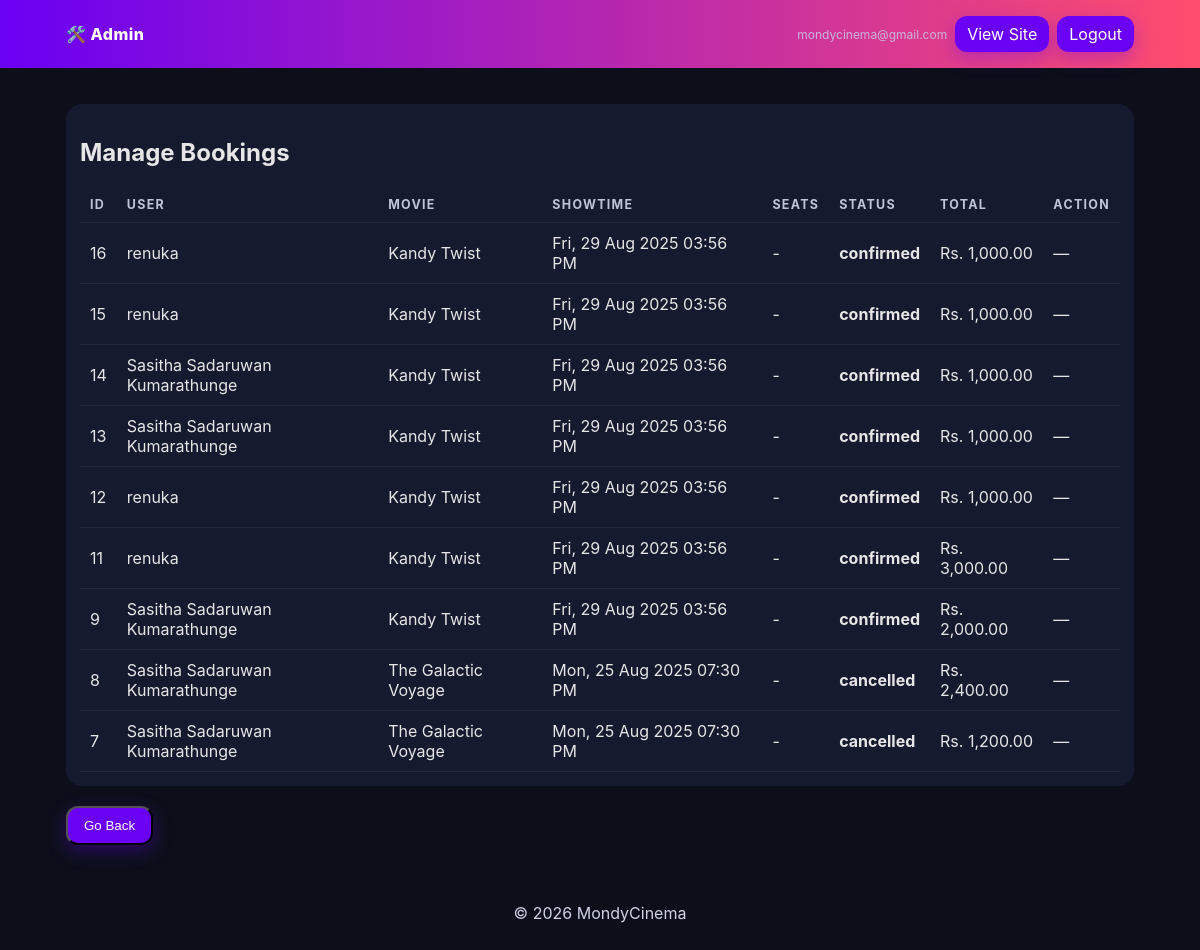
/admin_bookings.php (signed in), run on the app's committed database.
### tables this page shows
CREATE TABLE IF NOT EXISTS `bookings` (
  `id` int NOT NULL AUTO_INCREMENT,
  `user_id` int NOT NULL,
  `showtime_id` int NOT NULL,
  `qty` int NOT NULL DEFAULT '0',
  `status` enum('pending','confirmed','rejected','cancelled') DEFAULT 'pending',
  `total_price` decimal(10,2) NOT NULL DEFAULT '0.00',
  `processed_by_admin_id` int DEFAULT NULL,
  `decided_at` timestamp NULL DEFAULT NULL,
  `cancel_reason` varchar(255) DEFAULT NULL,
  `updated_at` timestamp NULL DEFAULT CURRENT_TIMESTAMP ON UPDATE CURRENT_TIMESTAMP,
  `created_at` timestamp NULL DEFAULT CURRENT_TIMESTAMP,
  PRIMARY KEY (`id`),
  KEY `idx_bookings_user` (`user_id`),
  KEY `idx_bookings_showtime` (`showtime_id`),
  KEY `idx_bookings_status` (`status`),
  KEY `fk_bookings_admin` (`processed_by_admin_id`),
  KEY `idx_bookings_user_created` (`user_id`,`created_at`)
);

CREATE TABLE IF NOT EXISTS `users` (
  `id` int NOT NULL AUTO_INCREMENT,
  `full_name` varchar(120) NOT NULL,
  `email` varchar(120) NOT NULL,
  `password_hash` varchar(255) NOT NULL,
  `phone` varchar(20) DEFAULT NULL,
  `created_at` timestamp NULL DEFAULT CURRENT_TIMESTAMP,
  `updated_at` timestamp NULL DEFAULT CURRENT_TIMESTAMP ON UPDATE CURRENT_TIMESTAMP,
  PRIMARY KEY (`id`),
  UNIQUE KEY `email` (`email`)
);

CREATE TABLE IF NOT EXISTS `movies` (
  `id` int NOT NULL AUTO_INCREMENT,
  `title` varchar(150) NOT NULL,
  `genre` varchar(80) DEFAULT NULL,
  `duration_min` int DEFAULT NULL,
  `rating` varchar(10) DEFAULT NULL,
  `description` text,
  `poster_url` varchar(255) DEFAULT NULL,
  `created_at` timestamp NULL DEFAULT CURRENT_TIMESTAMP,
  `updated_at` timestamp NULL DEFAULT CURRENT_TIMESTAMP ON UPDATE CURRENT_TIMESTAMP,
  `release_date` date DEFAULT NULL,
  PRIMARY KEY (`id`)
);

CREATE TABLE IF NOT EXISTS `showtimes` (
  `id` int NOT NULL AUTO_INCREMENT,
  `movie_id` int NOT NULL,
  `date_time` datetime NOT NULL,
  `screen` varchar(30) DEFAULT NULL,
  `ticket_price` decimal(10,2) DEFAULT '0.00',
  `total_seats` int DEFAULT '50',
  `created_at` timestamp NULL DEFAULT CURRENT_TIMESTAMP,
  `updated_at` timestamp NULL DEFAULT CURRENT_TIMESTAMP ON UPDATE CURRENT_TIMESTAMP,
  PRIMARY KEY (`id`),
  KEY `idx_showtimes_movie` (`movie_id`),
  KEY `idx_showtimes_datetime` (`date_time`),
  KEY `idx_showtimes_movie_datetime` (`movie_id`,`date_time`)
);

### helpers.php (called while the page is built, shortened)
<?php
function sanitize($data) {
    return htmlspecialchars(strip_tags(trim((string)$data)), ENT_QUOTES, 'UTF-8');
}
function formatDateTime(?string $datetime, string $format = 'D, d M Y h:i A'): string
{
    try {
        $dt = new DateTime($datetime);
        return $dt->format($format);
    } catch (Throwable $e) {
        return '-';
    }
}

### admin_bookings.php (the view, shortened to what this page needs)
<?php
require 'db.php';
require 'helpers.php';
$q = $conn->query("
    SELECT
        b.*,
        u.full_name,
        m.title,
        s.date_time,
        (SELECT GROUP_CONCAT(se.seat_no ORDER BY se.seat_no SEPARATOR ', ')
           FROM booking_seats bs
           JOIN seats se ON se.id = bs.seat_id
          WHERE bs.booking_id = b.id) AS seat_list
    FROM bookings b
    JOIN users u     ON u.id = b.user_id
    JOIN showtimes s ON s.id = b.showtime_id
    JOIN movies m    ON m.id = s.movie_id
    ORDER BY b.created_at DESC
");
$bookings = $q->fetchAll(PDO::FETCH_ASSOC);
include 'admin_header.php';
?>
<section class="list">
  <h2>Manage Bookings</h2>
  <table>
    <thead>
      <tr>
        <th>ID</th>
        <th>User</th>
        <th>Movie</th>
        <th>Showtime</th>
        <th>Seats</th>
        <th>Status</th>
        <th>Total</th>
        <th>Action</th>
      </tr>
    </thead>
    <tbody>
      <?php foreach ($bookings as $b): ?>
        <tr>
          <td><?php echo (int)$b['id']; ?></td>
          <td><?php echo sanitize($b['full_name']); ?></td>
          <td><?php echo sanitize($b['title']); ?></td>
          <td><?php echo formatDateTime($b['date_time']); ?></td>
          <td><?php echo sanitize($b['seat_list'] ?? '-'); ?></td>
          <td><strong><?php echo sanitize($b['status']); ?></strong></td>
          <td>Rs. <?php echo number_format((float)$b['total_price'], 2); ?></td>
          <td>
            <?php if ($b['status'] === 'pending'): ?>
              <form method="post" style="display:inline">
                <input type="hidden" name="booking_id" value="<?php echo (int)$b['id']; ?>">
                <button class="btn" type="submit" name="action" value="confirm">Confirm</button>
                <button class="btn ghost" type="submit" name="action" value="reject"
                        onclick="return confirm('Reject this booking?');">Reject</button>
              </form>
            <?php else: ?>
              —
            <?php endif; ?>
          </td>
        </tr>
      <?php endforeach; ?>
    </tbody>
  </table>
</section>
<form method="post" action="admin_dashboard.php" style="margin-top:10px">
        <button class="btn" type="submit">Go Back</button>
<?php include 'footer.php'; ?>

### style.css (style rules this page uses)
:root { --primary:#6a00f4; --secondary:#ff4d6d; --bg:#0c0f1a; --card:#151a2f; --text:#e6e6e6; --muted:#9aa0b4; --accent:#00d1ff; }
* { box-sizing:border-box }
html,body { margin:0;padding:0;height: 100%; font-family:Inter,system-ui,Arial,sans-serif;background:var(--bg);color:var(--text) }
.btn { display:inline-block;padding:10px 16px;border-radius:12px;text-decoration:none;color:#fff;background:var(--primary);box-shadow:0 6px 18px rgba(106,0,244,.35) }
.list { background:var(--card);border-radius:16px;padding:14px; margin: 20px auto; }
.list table { width:100%;border-collapse:collapse; }
.list th, .list td { padding:10px;border-bottom:1px solid rgba(255,255,255,.06);text-align:left }
.list th { color:#bfc5d9;text-transform:uppercase;font-size:.78rem;letter-spacing:.08rem }
body.bgadmin { margin: 0; height: 150%; width: 200; background-image: url('https://images.assetsdelivery.com/compings_v2/hugolacasse/hugolacasse1603/hugolacasse160300010.jpg'); background-size: cover; background-repeat: no-repeat; background-position: center center; }

### data on the page
bookings: id "16", user.full_name "renuka", movies.title "Kandy Twist", showtime.date_time "Fri, 29 Aug 2025 03:56 PM", seat_list "-", status "confirmed", total_price "1,000.00"
bookings: id "15", user.full_name "renuka", movies.title "Kandy Twist", showtime.date_time "Fri, 29 Aug 2025 03:56 PM", seat_list "-", status "confirmed", total_price "1,000.00"
bookings: id "14", user.full_name "Sasitha Sadaruwan Kumarathunge", movies.title "Kandy Twist", showtime.date_time "Fri, 29 Aug 2025 03:56 PM", seat_list "-", status "confirmed", total_price "1,000.00"
bookings: id "13", user.full_name "Sasitha Sadaruwan Kumarathunge", movies.title "Kandy Twist", showtime.date_time "Fri, 29 Aug 2025 03:56 PM", seat_list "-", status "confirmed", total_price "1,000.00"
bookings: id "12", user.full_name "renuka", movies.title "Kandy Twist", showtime.date_time "Fri, 29 Aug 2025 03:56 PM", seat_list "-", status "confirmed", total_price "1,000.00"
bookings: id "11", user.full_name "renuka", movies.title "Kandy Twist", showtime.date_time "Fri, 29 Aug 2025 03:56 PM", seat_list "-", status "confirmed", total_price "3,000.00"
bookings: id "9", user.full_name "Sasitha Sadaruwan Kumarathunge", movies.title "Kandy Twist", showtime.date_time "Fri, 29 Aug 2025 03:56 PM", seat_list "-", status "confirmed", total_price "2,000.00"
bookings: id "8", user.full_name "Sasitha Sadaruwan Kumarathunge", movies.title "The Galactic Voyage", showtime.date_time "Mon, 25 Aug 2025 07:30 PM", seat_list "-", status "cancelled", total_price "2,400.00"
bookings: id "7", user.full_name "Sasitha Sadaruwan Kumarathunge", movies.title "The Galactic Voyage", showtime.date_time "Mon, 25 Aug 2025 07:30 PM", seat_list "-", status "cancelled", total_price "1,200.00"

### other printed values
$_SESSION['admin_username'] "mondycinema@gmail.com"
